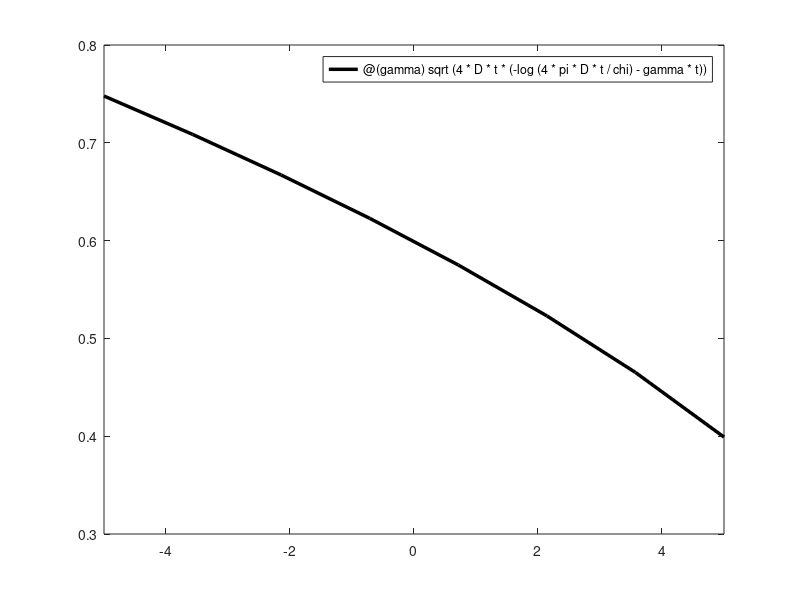

The MATLAB source for this figure: (Note: this script raises an error after producing the figure.)
% Parameter values
D=0.01;
t=1;
chi=1000;
gamma=0:0.1:15;


% Function
 f=@(gamma) sqrt(4*D*t*(-log(4*pi*D*t/chi)-gamma*t));


 % Simulation
 figure()
 fplot(f,'k','LineWidth',2.5)
 hold on
 xline(0.28,'r','LineWidth',2.5)
 xline(0.96,'b','LineWidth',2.5)
 hold off
 xlim([0,10])
 ylim([0,0.7])
 xlabel('$\gamma_{b}$','Interpreter','latex')
 ylabel('r (mm)')
 set(gca,'FontSize',24)
 grid on




